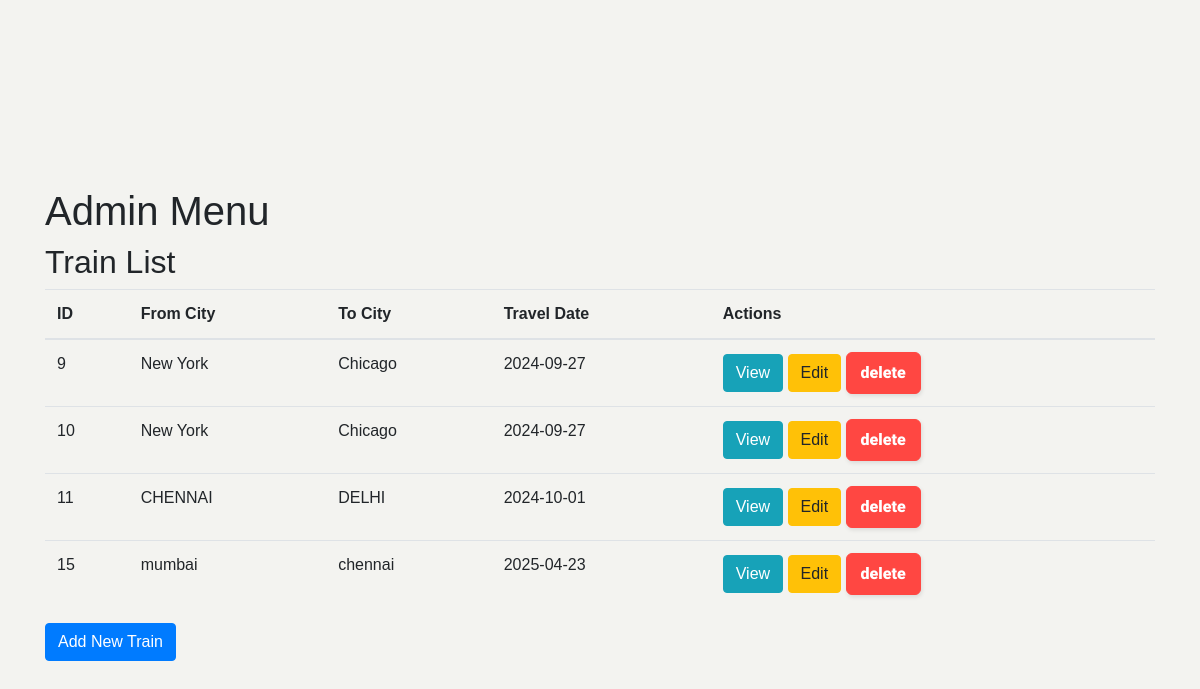
The app's page /adminmenu with its own data.
### tables this page shows
CREATE TABLE trains (
                        id INTEGER PRIMARY KEY AUTOINCREMENT,
                        from_city TEXT,
                        to_city TEXT,
                        travel_date TEXT,
                        departure_time TEXT,
                        arrival_time TEXT,
                        "train_operator" TEXT,
                        travel_time TEXT,
                        changes INTEGER,
                        price REAL
                    , `train code` INTEGER);

### app.py (the view)
@app.route('/adminmenu', methods=['GET','POST'])
def adminmenu():
        conn = sqlite3.connect('trains.db')
        cursor = conn.cursor()
        cursor.execute('SELECT * FROM trains')
        trains = cursor.fetchall()
        conn.close()
        return render_template('adminmenu.html', trains=trains)

### templates/adminmenu.html (shortened to what this page needs)
<!DOCTYPE html>
<html lang="en">
<head>
    <link rel="stylesheet" href="https://stackpath.bootstrapcdn.com/bootstrap/4.5.2/css/bootstrap.min.css">
</head>
<body>
    <div class="container mt-5">
        <h1>Admin Menu</h1>
        <h2>Train List</h2>
        <table class="table">
            <thead>
                <tr>
                    <th>ID</th>
                    <th>From City</th>
                    <th>To City</th>
                    <th>Travel Date</th>
                    <th>Actions</th>
                </tr>
            </thead>
            <tbody>
                {% for train in trains %}
                    <tr>
                        <td>{{ train[0] }}</td>
                        <td>{{ train[1] }}</td>
                        <td>{{ train[2] }}</td>
                        <td>{{ train[3] }}</td>
                        <td>
                            <a href="{{ url_for('train_details', train_id=train[0]) }}" class="btn btn-info">View</a>
                            <a href="{{ url_for('edit_train', train_id=train[0]) }}" class="btn btn-warning">Edit</a>
                            <form action="{{ url_for('delete_train', train_id=train[0]) }}" method="post" style="display:inline;">
                                <button class="button-24" role="button">delete</button>
                            </form>
                        </td>
                    </tr>
                {% else %}
                    <tr>
                        <td colspan="5">No trains available.</td>
                    </tr>
                {% endfor %}
            </tbody>
        </table>
        <a href="{{ url_for('getinfo') }}" class="btn btn-primary">Add New Train</a>
    </div>
</body>
</html>

### templates/adminmenu.html (style rules this page uses)
body { font-family: Arial, sans-serif; background-color: #f3f3f0; display: flex; justify-content: center; align-items: center; height: 100vh; margin: 0; }
.button-24 { background: #FF4742; border: 1px solid #FF4742; border-radius: 6px; box-shadow: rgba(0, 0, 0, 0.1) 1px 2px 4px; box-sizing: border-box; color: #FFFFFF; cursor: pointer; display: inline-block; font-family: nunito,roboto,proxima-nova,"proxima nova",sans-serif; font-size: 16px; font-weight: 800; line-height: 16px; min-height: 40px; outline: 0; padding: 12px 14px; text-align: center; text-rendering: geometricprecision; text-transform: none; user-select: none; -webkit-user-select: none; touch-action: manipulation; vertical-align: middle; }

### records on screen
trains: id "9", from_city "New York", to_city "Chicago", travel_date "2024-09-27"
trains: id "10", from_city "New York", to_city "Chicago", travel_date "2024-09-27"
trains: id "11", from_city "CHENNAI", to_city "DELHI", travel_date "2024-10-01"
trains: id "15", from_city "mumbai", to_city "chennai", travel_date "2025-04-23"
